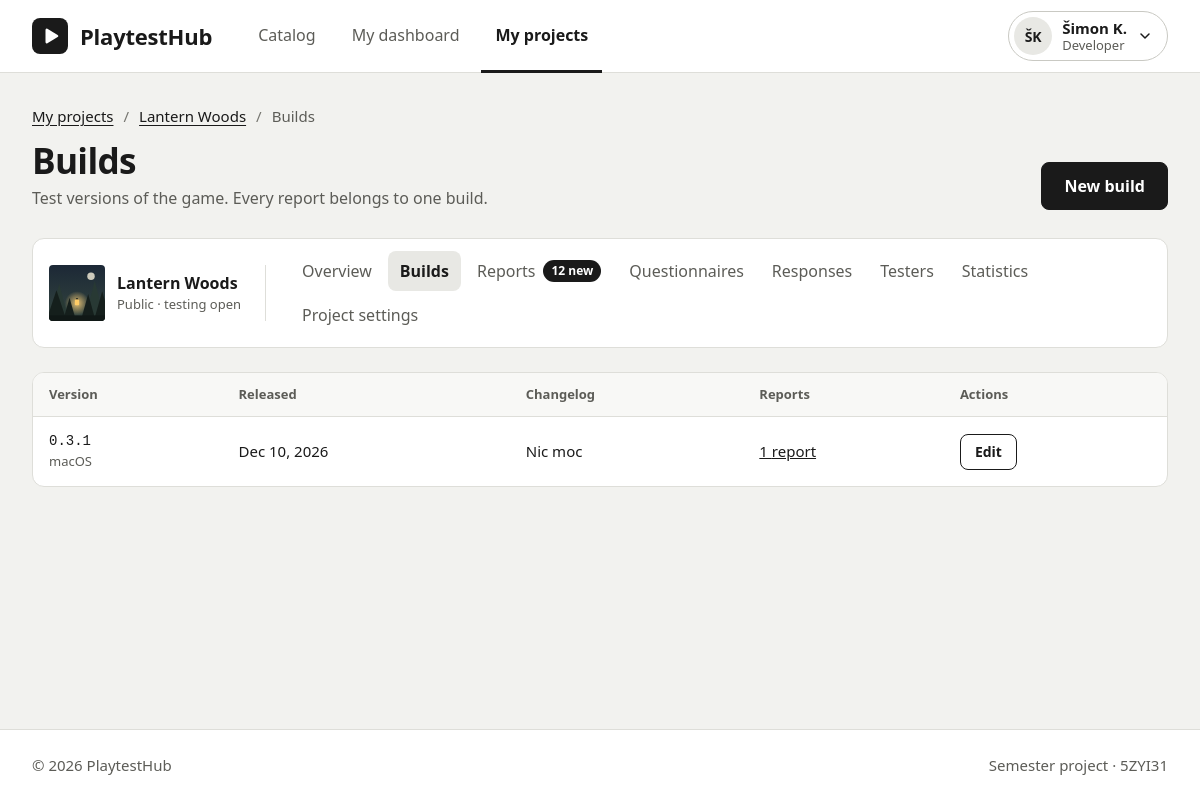
Before: /?c=build with the older database file.
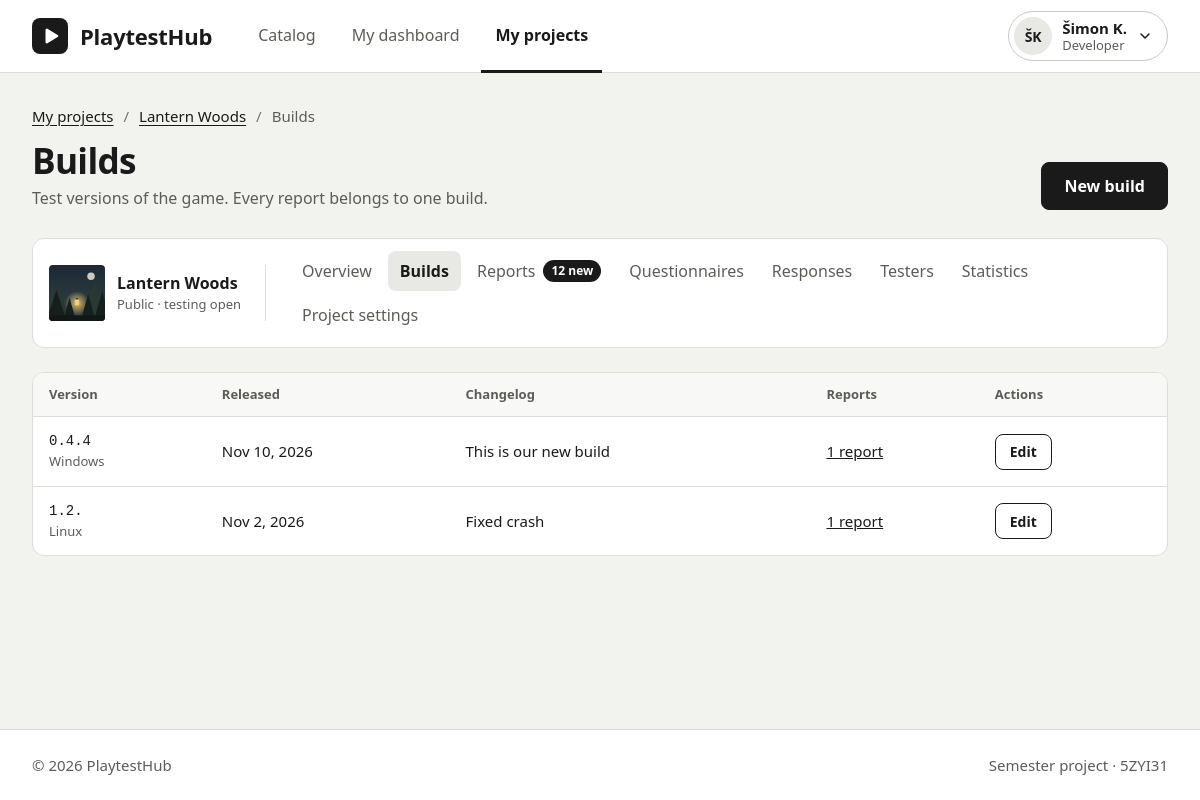
After: the same page with the newer database file.
### tables this page shows
CREATE TABLE `builds` (
  `id` int(11) NOT NULL AUTO_INCREMENT,
  `version` varchar(20) NOT NULL,
  `platform` varchar(20) NOT NULL,
  `changelog` text NOT NULL,
  `downloadUrl` varchar(255) NOT NULL,
  `releasedAt` date NOT NULL,
  PRIMARY KEY (`id`)
);

### Framework/Http/Responses/Response.php (called while the page is built, shortened)
<?php
abstract class Response
{
    public function send(): void
    {
        $this->generate();
    }
}

### public/index.php (called while the page is built, shortened)
<?php
require __DIR__ . '/../Framework/ClassLoader.php';
try {
    $app = new App();
    $app->run();
} catch (Exception $e) {
    die('An error occurred: ' . $e->getMessage());
}

### Framework/ClassLoader.php (called while the page is built, shortened)
<?php
class ClassLoader
{
    public static function Boot(): void
    {
        spl_autoload_register(function ($class_name) {
            $file = self::getClassFile($class_name);
        });
    }
    public static function getClassFile(string $className): string
    {
        $baseDir = realpath(dirname(__DIR__));
        $relativePath = str_replace('\\', DIRECTORY_SEPARATOR, ltrim($className, '\\')) . '.php';
        return $baseDir . DIRECTORY_SEPARATOR . $relativePath;
    }
}
require __DIR__ . DIRECTORY_SEPARATOR . 'Support' . DIRECTORY_SEPARATOR . 'functions.php';

### Framework/Core/Model.php (called while the page is built, shortened)
<?php
abstract class Model implements \JsonSerializable
{
    protected static array $columnsMap = [];
    private static array $dbColumns = [];
    private static IDbConvention $dbConventions;
    private ?ResultSet $_resultSet = null;
    protected static function getTableName(): string
    {
        return self::getConventions()->getTableName(get_called_class());
    }
    protected static function getPkColumnName(): string
    {
        return self::getConventions()->getPkColumnName(get_called_class());
    }
    protected static function getColumnsMap(): array
    {
        return static::$columnsMap ?? [];
    }
    public static function getAll(
        ?string $whereClause = null,
        array   $whereParams = [],
        ?string $orderBy = null,
        ?int    $limit = null,
        ?int    $offset = null
    ): array
    {
        try {
            $sql = "SELECT " . static::getDBColumnNamesList() . " FROM `" . static::getTableName() . "`";
            if ($whereClause != null) {
                $sql .= " WHERE $whereClause";
            }
            if ($orderBy !== null) {
                $sql .= " ORDER BY $orderBy";
            }
            $stmt = Connection::getInstance()->prepare($sql);
            $stmt->execute($whereParams);
            $models = $stmt->fetchAll(PDO::FETCH_CLASS | PDO::FETCH_PROPS_LATE, static::class);
            $dataSet = new ResultSet($models);
            foreach ($models as $model) {
                $model->_resultSet = $dataSet;
            }
            return $models;
        } catch (PDOException $exception) {
            throw new Exception('Query failed: ' . $exception->getMessage(), 0, $exception);
        }
    }
    public function getAllRelated(string $modelClass, ?string $refColumn = null, ?string $where = null, array $whereParams = []
    ): array
    {
        $refColumn ??= self::getConventions()->getFkColumn(static::class);
        return $this->_resultSet->getAllRelated(
            $modelClass,
            $refColumn,
            $where,
            $whereParams,
            fn($e) => $e->getIdValue(),
            fn($e) => (isset($e->{self::toPropertyName($refColumn)}) ? $e->{self::toPropertyName($refColumn)} : null),
            $this->getIdValue()
        );
    }
    private static function getDbColumns(): array
    {
        try {
            $sql = "DESCRIBE " . static::getTableName();
            $stmt = Connection::getInstance()->prepare($sql);
            $stmt->execute([]);
            self::$dbColumns[static::class] = array_column($stmt->fetchAll(), 'Field');
            return self::$dbColumns[static::class];
        } catch (PDOException $exception) {
            throw new Exception('Query failed: ' . $exception->getMessage(), 0, $exception);
        }
    }
    private function getIdValue(): mixed
    {
        $pk = static::getPkColumnName();
        $prop = static::toPropertyName($pk);
        return isset($this->{$prop}) ? $this->{$prop} : null;
    }
    private static function getModelProperties(): array
    {
        $reflection = new \ReflectionClass(static::class);
        $properties = [];
        foreach ($reflection->getProperties() as $property) {
            $propertyName = $property->getName();
            if ($property->isStatic()) {
                continue;
            }
            $properties[$propertyName] = true;
        }
        return $properties;
    }
    private static function getDBColumnNamesList(): string
    {
        $dbColumns = [];
        foreach (static::getDbColumns() as $columnName) {
            $propertyName = static::toPropertyName($columnName);
            if ($propertyName != $columnName) {
                $dbColumns[] = "`$columnName` AS {$propertyName}";
            } else {
                $dbColumns[] = $columnName;
            }
        }
        return implode(', ', $dbColumns);
    }
    private static function toPropertyName(string $columnName): string
    {
        $customMapping = static::getColumnsMap();
        if (isset($customMapping[$columnName])) {
            return $customMapping[$columnName];
        } else {
            return static::getConventions()->toPropertyName($columnName);
        }
    }
    private static function getConventions(): IDbConvention
    {
        if (!isset(static::$dbConventions)) {
            static::$dbConventions = new (Configuration::DB_CONVENTIONS_CLASS)();
        }
        return static::$dbConventions;
    }
}

### Framework/Support/Inflect.php (called while the page is built, shortened)
<?php
class Inflect
{
    public static $plural = array(
        '/(quiz)$/i' => "$1zes",
        '/^(ox)$/i' => "$1en",
        '/([m|l])ouse$/i' => "$1ice",
        '/(matr|vert|ind)ix|ex$/i' => "$1ices",
        '/(x|ch|ss|sh)$/i' => "$1es",
        '/([^aeiouy]|qu)y$/i' => "$1ies",
        '/(hive)$/i' => "$1s",
        '/(?:([^f])fe|([lr])f)$/i' => "$1$2ves",
        '/(shea|lea|loa|thie)f$/i' => "$1ves",
        '/sis$/i' => "ses",
        '/([ti])um$/i' => "$1a",
        '/(tomat|potat|ech|her|vet)o$/i' => "$1oes",
        '/(bu)s$/i' => "$1ses",
        '/(alias)$/i' => "$1es",
        '/(octop)us$/i' => "$1i",
        '/(ax|test)is$/i' => "$1es",
        '/(us)$/i' => "$1es",
        '/s$/i' => "s",
        '/$/' => "s"
    );
    public static $irregular = array(
        'move' => 'moves',
        'foot' => 'feet',
        'goose' => 'geese',
        'sex' => 'sexes',
        'child' => 'children',
        'man' => 'men',
        'tooth' => 'teeth',
        'person' => 'people',
        'valve' => 'valves'
    );
    public static function pluralize($string)
    {
        foreach (self::$irregular as $pattern => $result) {
            $pattern = '/' . $pattern . '$/i';
        }
        foreach (self::$plural as $pattern => $result) {
            if (preg_match($pattern, $string)) {
                return preg_replace($pattern, $result, $string);
            }
        }
        return $string;
    }
}

### Framework/DB/DefaultConventions.php (called while the page is built, shortened)
<?php
class DefaultConventions implements IDbConvention
{
    public function getTableName(string $className): string
    {
        $arr = explode("\\", $className);
        return Inflect::pluralize(strtolower(end($arr)));
    }
    public function getPkColumnName(string $className): string
    {
        return 'id';
    }
    public function getFkColumn(string $className)
    {
        $arr = explode("\\", $className);
        return lcfirst(end($arr)) . "Id";
    }
    public function toPropertyName(string $columnName): string
    {
        return $columnName;
    }
}

### Framework/DB/Connection.php (called while the page is built, shortened)
<?php
class Connection
{
    private static ?Connection $instance = null;
    private PDO $db;
    public function __construct(PDO $db)
    {
        $this->db = $db;
    }
    public static function getInstance(): Connection
    {
        try {
            if (self::$instance == null) {
                $db = new PDO(
                    'mysql:dbname=' . Configuration::DB_NAME . ';host=' . Configuration::DB_HOST,
                    Configuration::DB_USER,
                    Configuration::DB_PASS
                );
                $db->setAttribute(PDO::ATTR_ERRMODE, PDO::ERRMODE_EXCEPTION);
                $db->setAttribute(PDO::ATTR_EMULATE_PREPARES, true);
                self::$instance = new self($db);
            }
            return self::$instance;
        } catch (PDOException $e) {
            throw new Exception('Connection failed: ' . $e->getMessage());
        }
    }
    public function prepare(string $sql): DebugStatement
    {
        try {
            return new DebugStatement($this->db->prepare($sql));
        } catch (PDOException $e) {
            throw new Exception('Prepare failed: ' . $e->getMessage());
        }
    }
}

### Framework/DB/DebugStatement.php (called while the page is built, shortened)
<?php
class DebugStatement
{
    private PDOStatementAlias $stmt;
    public function __construct($stmt)
    {
        $this->stmt = $stmt;
    }
    public function execute(?array $params = null): bool
    {
        $result = $this->stmt->execute($params);
        $this->stmt->debugDumpParams();
        return $result;
    }
    public function __call(string $name, array $arguments): mixed
    {
        return $this->stmt->{$name}(...$arguments);
    }
}

### App/Controllers/BuildController.php (called while the page is built, shortened)
<?php
class BuildController extends BaseController
{
    public function index(Request $request): Response
    {
        $builds = Build::getAll(orderBy: '`releasedAt` desc');
        return $this->html(['builds' => $builds]);
    }
}

### App/Models/Build.php (called while the page is built, shortened)
<?php
class Build extends Model
{
    protected ?int $id = null;
    protected ?string $version = null;
    protected ?string $platform = null;
    protected ?string $changelog = null;
    protected ?string $releasedAt = null;
    public function getId(): ?int
    {
        return $this->id;
    }
    public function getVersion(): ?string
    {
        return $this->version;
    }
    public function getChangelog(): ?string
    {
        return $this->changelog;
    }
    public function getReleasedAt(): ?string
    {
        return $this->releasedAt;
    }
    public function getPlatformLabel(): string
    {
        return self::PLATFORMS[$this->platform] ?? (string)$this->platform;
    }
}
?>

### Framework/Support/functions.php (called while the page is built)
<?php
if (!function_exists('e')) {
    function e(mixed $value): string
    {
        return htmlspecialchars((string)$value, ENT_QUOTES | ENT_SUBSTITUTE | ENT_HTML5, 'UTF-8');
    }
}

### Framework/Support/LinkGenerator.php (called while the page is built, shortened)
<?php
class LinkGenerator
{
    private Request $request;
    public function __construct(Request $request, Router $router)
    {
        $this->request = $request;
    }
    public function url(
        string|array $destination,
        array $parameters = [],
        bool $absolute = false,
        bool $appendParameters = false
    ): string {
        list($controller, $action) = explode(".", $destination);
        $args = $appendParameters ? $this->request->get() : [];
        $args = ["c" => lcfirst($controller), "a" => $action != "index" ? $action : null] + $parameters + $args;
        $basePath = $absolute ? $this->request->getBaseUrl() : "";
        return $basePath . "?" . http_build_query($args);
    }
}

### Framework/DB/ResultSet.php (called while the page is built, shortened)
<?php
class ResultSet
{
    private array $entities;
    private array $relatedEntities = [];
    public function __construct(array $entities)
    {
        $this->entities = $entities;
    }
    public function getAllRelated(
        string   $modelClass,
        string   $fk,
        ?string  $where,
        array    $whereParams,
        callable $idPropertyAccessor,
        callable $referencedPropertyAccessor,
        mixed    $id
    ): array
    {
        $relationKey = $modelClass . '|>' . $fk;
        if (!isset($this->relatedEntities[$relationKey])) {
            $this->relatedEntities[$relationKey] = [];
            $ids = array_values(array_unique(array_map($idPropertyAccessor, $this->entities)));
            if (count($ids) > 0) {
                $data = $modelClass::getAll(
                    "`$fk` IN ({$this->generatePlaceholders(count($ids))}) " . ($where != null ? " AND ($where)" : ""),
                    array_merge($ids, $whereParams)
                );
                foreach ($data as $row) {
                    if (!isset($this->relatedEntities[$relationKey][$referencedPropertyAccessor($row)])) {
                        $this->relatedEntities[$relationKey][$referencedPropertyAccessor($row)] = [];
                    }
                    $this->relatedEntities[$relationKey][$referencedPropertyAccessor($row)][] = $row;
                }
            }
        }
        return $this->relatedEntities[$relationKey][$id] ?? [];
    }
    private function generatePlaceholders($count): string
    {
        return implode(", ", array_fill(0, $count, "?"));
    }
}

### App/Views/Build/index.view.php (the view, shortened to what the rows shown need)
<header class="page-header">
  <div class="page-header__row">
    <div>
      <h1 class="page-header__title">Builds</h1>
    </div>
  </div>
</header>
<div class="project-layout">
  <div class="project-content">
    <div class="table-card">
      <table class="reports">
        <thead>
          <tr>
            <th scope="col">Version</th>
            <th scope="col">Released</th>
            <th scope="col">Changelog</th>
            <th scope="col">Reports</th>
            <th scope="col">Actions</th>
          </tr>
        </thead>
        <tbody>
          <?php foreach ($builds as $build) : ?>
            <?php $reports = $build->getReports() ?>
            <tr>
              <td>
                <span class="reports__version"><?= e($build->getVersion()) ?></span>
                <span class="reports__platform"><?= e($build->getPlatformLabel()) ?></span>
              </td>
              <td><?= e(date('M j, Y', strtotime($build->getReleasedAt()))) ?></td>
              <td>
                <?= e($build->getChangelog()) ?>
              </td>
              <td>
                <a href="<?= $link->url('report.index', ['build' => $build->getId()]) ?>">
                  <?= count($reports) ?> <?= count($reports) === 1 ? 'report' : 'reports' ?>
                </a>
              </td>
              <td>
                <div class="row-actions">
                <a class="btn btn--small" href="<?= $link->url('build.edit', ['id' => $build->getId()]) ?>">Edit</a>
                </div>
              </td>
            </tr>
          <?php endforeach ?>
        </tbody>
      </table>
    </div>
  </div>
</div>

Changed rows visible on the page:
removed builds: version "0.3.1", platform "macOS", releasedAt "Dec 10, 2026", changelog "Nic moc", count($reports) "1"
added builds: version "0.4.4", platform "Windows", releasedAt "Nov 10, 2026", changelog "This is our new build", count($reports) "1"
added builds: version "1.2.", platform "Linux", releasedAt "Nov 2, 2026", changelog "Fixed crash", count($reports) "1"
